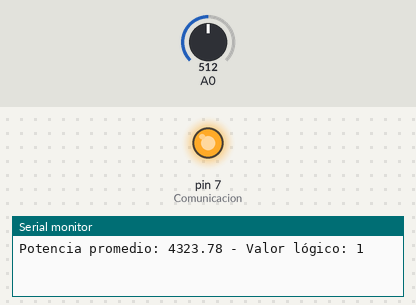
This sketch was run on a simulated Arduino Uno, built with avr-gcc and run on an emulated ATmega328P. Parts: output pins drawn as LEDs (lit = HIGH), the last lines printed to the serial monitor. The test bench sets the inputs (shaded band); at power-on: A0 = 512.

Above: at 1.8 s.
At 4.2 s:
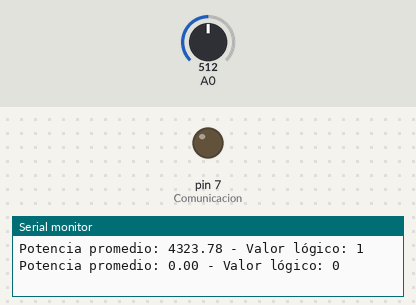
4.3 s: A0 set to 714
6.5 s: A0 set to 740
8.0 s: A0 set to 529
10.0 s: A0 set to 506
Timing chart, 0 to 12.5 s (numbered marks = the images above; inputs shaded):
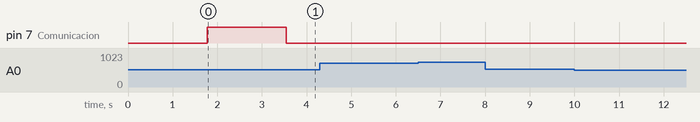

The sketch:

CaracterizacionSenal.ino
```cpp
// --------- Data Señal de entrada
const int Comunicacion = 7; // Pin para enviar señal digital a arduino controlador
float Fs = 200;                 // frecuencia de muestreo (Hz)
float T = 1 / Fs;               // Periodo de muestreo (s)
float pi = 3.1416;

// Variables de estado del filtro
float x1 = 0, y1 = 0, y2 = 0;
float x = 0, y = 0;

// -------- cutoff frecuencias
float fcLPF = 12;               // cutoff, lpf (Hz)
float fcHPF = 8;                // cutoff, hpf (Hz)
float tao1 = 1 / (2 * pi * fcHPF); // tao = RC, hpf
float tao2 = 1 / (2 * pi * fcLPF); // tao = RC, lpf

// Buffer para almacenar las muestras de salida
int bufferSize = 400; // 2 segundos * 200 muestras/segundo
float yBuffer[400] = {0};
int bufferIndex = 0;

// Umbral para enviar el valor lógico
float threshold = 800; // Ajustar según sea necesario

void setup() {
   pinMode(Comunicacion, OUTPUT); // Set Comunicacion pin as output
  Serial.begin(115200);
}

void loop() {
  // Actualización de variables de estado
  x1 = x;
  y2 = y1;
  y1 = y;

  // Cálculo de coeficientes del filtro pasa banda de 1er orden
  float a0 = tao1 * tao2 + (tao1 + tao2) * T + T * T;
  float a1 = -(2 * tao1 * tao2 + (tao1 + tao2) * T);
  float a2 = tao1 * tao2;
  float b0 = tao1 * T;
  float b1 = -tao1 * T;

  // Lectura de la señal de entrada
  x = analogRead(A0);

  // Cálculo de la salida del filtro
  y = -a1 / a0 * y1 - a2 / a0 * y2 + 2.5 * b0 / a0 * x + 2.5 * b1 / a0 * x1;

  // Almacenamiento de la salida en el buffer
  yBuffer[bufferIndex] = y;
  bufferIndex++;

  // Imprimir el valor de y filtrado
  //Serial2.print(y);

  // Si el buffer está lleno, se calcula la potencia promedio
  if (bufferIndex >= bufferSize) {
    float powerSum = 0;
    for (int i = 0; i < bufferSize; i++) {
      powerSum += yBuffer[i] * yBuffer[i]; // Potencia de cada muestra
    }
    float averagePower = powerSum / bufferSize;

    // Imprimir la potencia promedio en el serial
    Serial.print("Potencia promedio: ");
    Serial.print(averagePower);
    Serial.print(" - Valor lógico: ");

    // Comparar con el umbral y enviar el valor lógico
    if (averagePower > threshold) {
      digitalWrite(Comunicacion, HIGH);
      Serial.println(1);
    } else {
      digitalWrite(Comunicacion, LOW);
      Serial.println(0);
    }

    // Reiniciar el índice del buffer para la siguiente ventana
    bufferIndex = 0;

  }

  delay(4); // Delay para estabilidad
}
```
